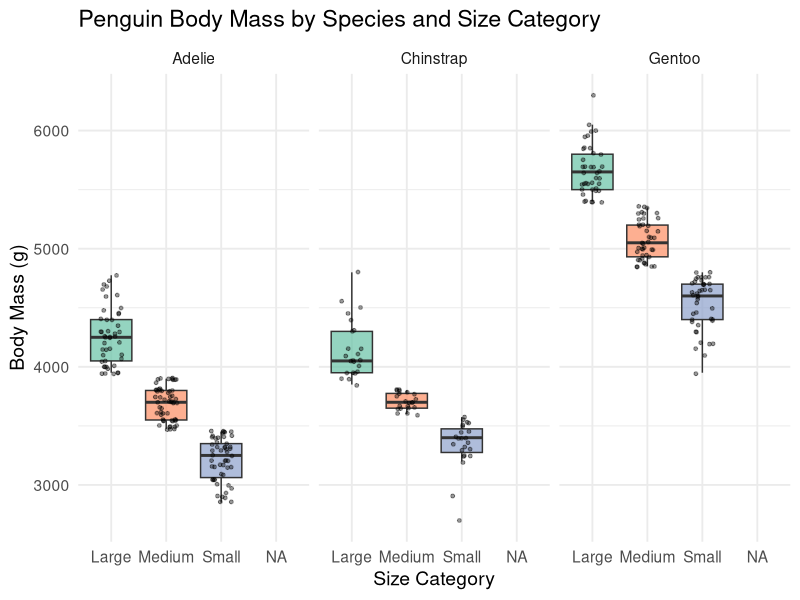

Source code (R):
##########################
####### Homework 4 #######
##########################

# Group members: Keeley Kuru, Joseph Munoz and Lonnie Parry
# Date: 9/25/25

# -- Objective 1 -- #

install.packages("palmerpenguins")
library(palmerpenguins)
data("penguins")
penguins

# 1a.
# Convert a continuous variable into a binary variable
convert_to_binary <- function(variable, breakpoint, labels = c("low", "high")) {
  ifelse(variable <= breakpoint, labels[1], labels[2])
}

# 1b.
# I want to use the median body mass as a breakpoint since we are looking at small and large penguins
median_breakpoint <- median(penguins$body_mass_g, na.rm = TRUE)

# Sort penguins into large and small
penguins$body_mass_binary <- convert_to_binary(
  penguins$body_mass_g,
  breakpoint = median_breakpoint,
  labels = c("Small", "Large")
)

table(penguins$body_mass_binary, useNA = "ifany")


# -- Objective 2 -- #

# 2a. Generalize your function from Objective 1 to be able to accommodate
# any number of break points
convert_to_categories <- function(variable, breakpoints, labels) {
  cut(variable,
      breaks = c(-Inf, breakpoints, Inf),
      labels = labels)
}

# 2b.
# Breakpoints for body mass; divide data into thirds
bodymass_breakpoints <- quantile(penguins$body_mass_g, probs = c(1/3, 2/3), na.rm = TRUE)

# Apply the function
penguins$body_mass_category <- convert_to_categories(
  penguins$body_mass_g,
  breakpoints = bodymass_breakpoints,
  labels = c("Small", "Medium", "Large")
)

# Check results
table(penguins$body_mass_category, useNA = "ifany")


# -- Objective 3 -- #

# 3a. Use the quantile function (or something similar) to determine sensible
# breakpoints for each species
library(palmerpenguins)
unique(penguins$species)

quantile(penguins$body_mass_g[penguins$species == "Adelie"], probs = c(1/3, 2/3), na.rm = TRUE)

# 3b. Modify the functions in Objective 2 to discretize body mass conditional
# on species

# creating an empty result column
penguins$body_mass_category <- NA

# for loop, each species
penguins$body_mass_category <- NA_character_   # make it a character column

for (sp in unique(penguins$species)) {
  # logical vector (TRUE/FALSE) marking rows for the current species
  species_rows <- penguins$species == sp
  # two breakpoints
  bp <- quantile(penguins$body_mass_g[species_rows], probs = c(1/3, 2/3), na.rm = TRUE)
  penguins$body_mass_category[species_rows] <- as.character(
    cut(penguins$body_mass_g[species_rows],
        breaks = c(-Inf, bp, Inf),
        labels = c("Small", "Medium", "Large"),
        include.lowest = TRUE)
  )
}

table(penguins$species, penguins$body_mass_category, useNA = "ifany")


# 3c. Use your function to convert body mass into a categorical variable with
# three levels with different breakpoints for each species

categorize_mass <- function(masses) {
  bp <- quantile(masses, probs = c(1/3, 2/3), na.rm = TRUE)
  
  cut(masses,
      breaks = c(-Inf, bp, Inf),
      labels = c("Small", "Medium", "Large"),
      include.lowest = TRUE)
}

# Make an empty column
penguins$body_mass_category <- NA_character_

# for loop 
for (sp in unique(penguins$species)) {
  rows <- penguins$species == sp
  penguins$body_mass_category[rows] <- as.character(
    categorize_mass(penguins$body_mass_g[rows])
  )
}

table(penguins$species, penguins$body_mass_category, useNA = "ifany")


# -- Objective 4 -- #

library(ggplot2)

plot_by_species_size <- function(data, mass_var, species_var, category_var) {
  ggplot(data, aes_string(x = category_var, y = mass_var, fill = category_var)) +
    geom_boxplot(outlier.shape = NA, alpha = 0.7) + 
    geom_jitter(width = 0.2, alpha = 0.4, size = 1) + # individual points
    facet_wrap(as.formula(paste("~", species_var))) +
    labs(
      title = "Penguin Body Mass by Species and Size Category",
      x = "Size Category",
      y = "Body Mass (g)"
    ) +
    theme_minimal(base_size = 14) +
    scale_fill_brewer(palette = "Set2") +
    theme(legend.position = "none")
}


plot_by_species_size(
  data = penguins,
  mass_var = "body_mass_g",
  species_var = "species",
  category_var = "body_mass_category"
)

